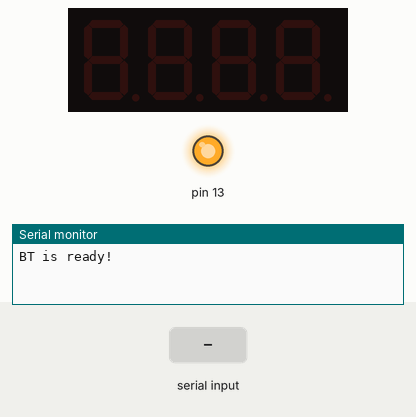
A sketch run on a simulated Arduino Uno, built with avr-gcc and run on an emulated ATmega328P. Parts: 4-digit seven-segment display, output pins drawn as LEDs (lit = HIGH), the last lines printed to the serial monitor. The test bench sets the inputs (shaded band).

Above: at 1.2 s.
1.3 s: "90,45\n" received over the second serial link
At 3.5 s:
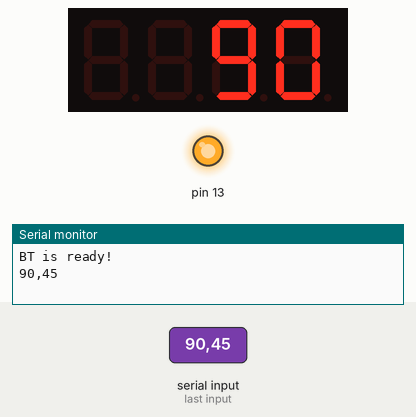
3.8 s: "open" received over Serial
At 5.1 s:
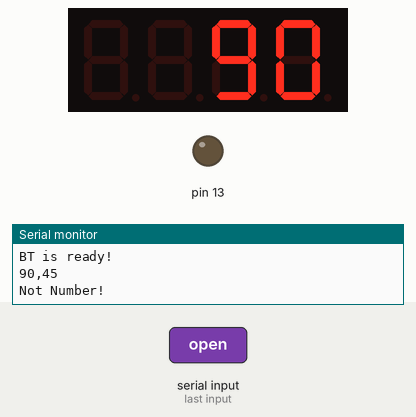
6.3 s: "5\n" received over the second serial link
At 8.5 s:
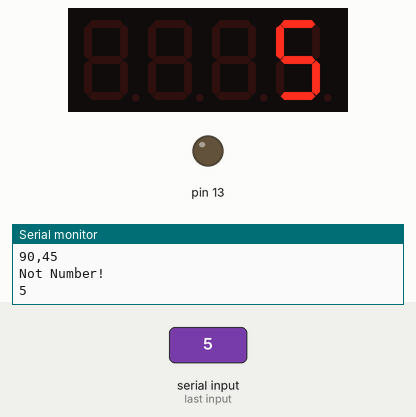
8.8 s: "1,90,45\n" received over the second serial link
At 10.5 s:
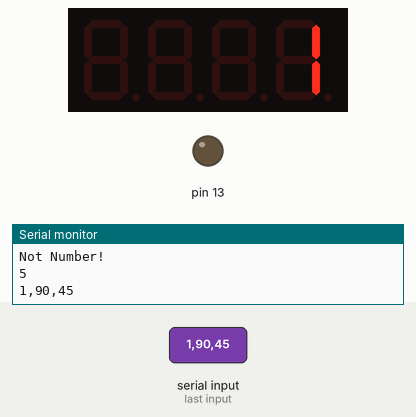
11.3 s: "30,150\n" received over Serial
At 13.0 s:
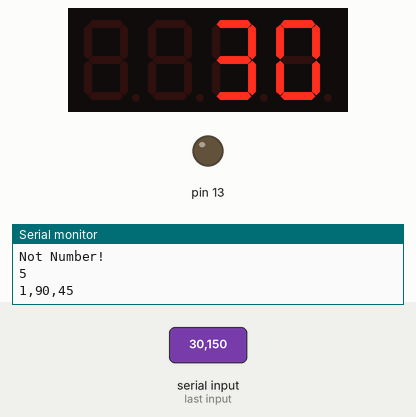
13.8 s: "close" received over the second serial link
At 16.0 s:
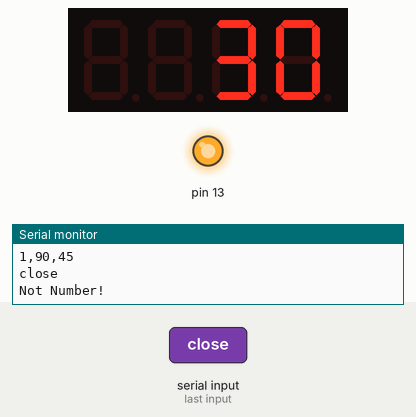
Timing chart, 0 to 17.3 s (numbered marks = the images above; inputs shaded):
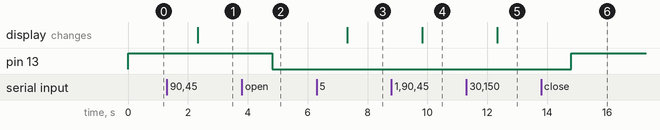

The sketch:

bluetooth_arduino.ino
```cpp
#include <TM1637Display.h>
#include <SoftwareSerial.h>

SoftwareSerial BT(8, 9); // 接收, 传送，程序中8为RX需要接hc-05的TXD,9为TX，需要接hc-05的RX。
String result;

const int CLK = 7; //Set the CLK pin connection to the display
const int DIO = 6; //Set the DIO pin connection to the display
int NumStep = 0;  //Variable to interate
TM1637Display display(CLK, DIO);  //set up the 4-Digit Display.

void setup() {
  Serial.begin(9600);
  Serial.println("BT is ready!");
  pinMode(13, OUTPUT);
  digitalWrite(13,HIGH);
  display.setBrightness(0x0a);  //set the diplay to maximum brightness

  BT.begin(9600);
}
void loop() {

//  for(NumStep = 0; NumStep < 9999; NumStep++)  //Interrate NumStep
//  {
//    display.showNumberDec(NumStep); //Display the Variable value;
//    delay(500);  //A half second delay between steps.
//  }

//接收PC端串口信息，如果收到就通过蓝牙发送出去
  if (Serial.available()) {
    result = Serial.readString();
    BT.println(result);
  }
//接收蓝牙无线信息，如果收到就通过串口发送到PC
  if (BT.available()) {
    result += BT.readString();
    Serial.println(result);
  }

  if(result.length() > 0){
    if(result == "open"){
      digitalWrite(13,LOW);
    }if(result == "close"){
      digitalWrite(13,HIGH);
    }

    if(result.toInt()){
      display.showNumberDec(result.toInt());
    }else{
      Serial.println("Not Number!");
    }

    result = "";
  }
}
```

Measured:
- after the input at 1.3 s, the display: changes after 1.0 s (image 1)
- after the input at 3.8 s, pin 13: HIGH → LOW after 1.0 s
- after the input at 6.3 s, the display: changes after 1.0 s (image 3)
- after the input at 8.8 s, the display: changes after 1.0 s (image 4)
- after the input at 11.3 s, the display: changes after 1.0 s (image 5)
- after the input at 13.8 s, pin 13: LOW → HIGH after 1.0 s
